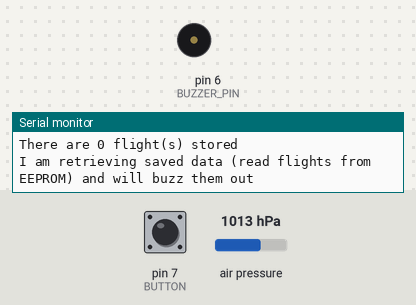
Recording of a program running on a simulated Arduino Uno, built with avr-gcc and run on an emulated ATmega328P. Parts: buzzer (waves = sounding), the last lines printed to the serial monitor. The inputs (shaded band) are chosen by the test bench; at power-on: air pressure 1013 hPa, pin 7 (BUTTON) HIGH.

Above: at 9.7 s.
9.8 s: air pressure set to 952 hPa
At 10.61 s:
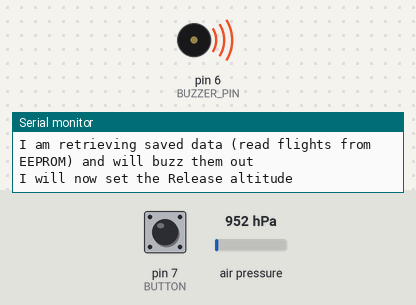
18.5 s: air pressure set to 1009 hPa
20.2 s: air pressure set to 1012 hPa
At 22.2 s:
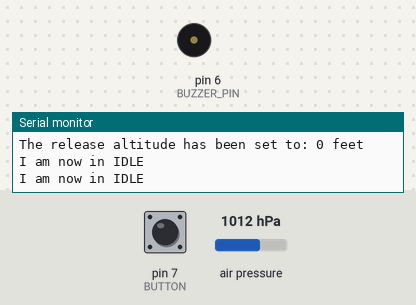
Timing chart, 0 to 32.7 s (numbered marks = the images above; inputs shaded):
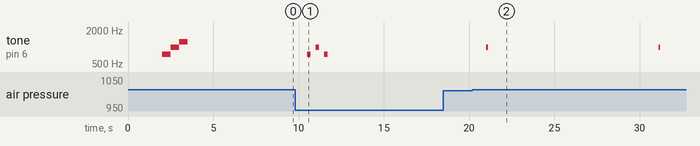

Measured:
- the behaviour switches between 1010 and 1011 hPa on air pressure (found by bisection; images 1 and 2)
- after the input at 9.8 s, tone on pin 6 (BUZZER_PIN): goes on until 11.7 s, then stays silent
- after the input at 20.2 s, tone on pin 6 (BUZZER_PIN): alternates 1000 Hz for 0.10 s and silent for 10.0 s, starting after 0.82 s

The program:

main.cpp
```cpp
#include <Arduino.h>
#include <EEPROM.h>
#include <Wire.h>
#include <Adafruit_BMP280.h>
#include <SimpleKalmanFilter.h>
//#include <Servo.h>

#define buffer 16
#define SERVO_PIN 5
#define BUZZER_PIN 6
#define BUTTON 7
#define STATE_CHANGE 20
#define ARMING_ALTITUDE 50

float groundPressure;
float ApogeeAltitude;
int CurrentAddress = 0;
int address = 0;
int state = 0;
int ReleaseAltitude = 0;

// Timer variables
unsigned long LastDebounce = 0;
unsigned long CurrentTime = 0;
unsigned long PreviousTime = 0;

unsigned long beepStartTime;  // Variable to store the start time of the beep
const unsigned long beepDuration = 1000;  // Duration of the beep in milliseconds

const unsigned long beepDuration_touchdown = 200;  // Duration of each beep in milliseconds
const unsigned long beepInterval = 500;  // Interval between beeps in milliseconds

unsigned long previousMillis = 0;  // Holds the last time the timer was checked
const unsigned long interval = 1000;  // Interval in milliseconds (1 second in this example)


SimpleKalmanFilter pressureKalmanFilter(5, 5, 5);
Adafruit_BMP280 bmp; // I2C
//Servo ReleaseServo;

// State Enum
enum State
{
  RETRIEVE_DATA = 0,
  CONFIGURATION,
  IDLE,
  ASCENDING,
  APOGEE,
  DESCENDING,
  RELEASE,
  TOUCHDOWN
};

// put function declarations here:
void General_Init();
void baromSetup();
void Servo_Init();
int EEPROM_Init();
int Altitude_Select();
void PRINT_APOGEE(int CurrentAddress);
void Buzz_Num(int num);
void Buzz_Setup_Pass();
void Buzz_User_Enter();
void StateMachine();
float RAW_ALTITUDE();
float KALMAN_ALTITUDE();
void readFlights();

void setup()
{
  // put your setup code here, to run once:
  /*
  Run all of the initialisation functions
  If one of the functions fails to initialise,
  flag it and beep out an error code at the end of setup.
  Re-run setup until we pass initialisation without any errors

  If initialisation occurs without any problems, then proceed into the main loop
  */


  General_Init();
  baromSetup();
  Servo_Init();
  delay(2000);
  Serial.println("Init complete");

  Buzz_Setup_Pass();

  CurrentAddress = EEPROM_Init();
  Serial.print("There are ");
  Serial.print(CurrentAddress);
  Serial.println(" flight(s) stored");
  delay(5000);
}

void loop()
{
  // put your main code here, to run repeatedly:
  //run state machine here

  StateMachine();

}

// put function definitions here:

void General_Init()
{

  // Start UART comms
  Serial.begin(9600);

  // Configure I/O pins
  pinMode(BUTTON, INPUT_PULLUP);
  pinMode(BUZZER_PIN, OUTPUT);
}

void Servo_Init()
{
  //ReleaseServo.attach(SERVO_PIN);
}

void baromSetup()
{
   //Serial.begin(9600);
  while (!Serial)
  delay(100); // wait for native usb
  Serial.println(F("BMP280 test"));
  unsigned status;
  // Serial.println("test");
  status = bmp.begin(BMP280_ADDRESS_ALT, BMP280_CHIPID);

  // status = bmp.begin(0x76);
  if (!status)
  {
    Serial.println(F("Could not find a valid BMP280 sensor, check wiring or "
                     "try a different address!"));
    Serial.print("SensorID was: 0x");
    Serial.println(bmp.sensorID(), 16);
    Serial.print("        ID of 0xFF probably means a bad address, a BMP 180 or BMP 085\n");
    Serial.print("   ID of 0x56-0x58 represents a BMP 280,\n");
    Serial.print("        ID of 0x60 represents a BME 280.\n");
    Serial.print("        ID of 0x61 represents a BME 680.\n");
    while (1)
      delay(10);
  }

  /* Default settings from datasheet. */
  bmp.setSampling(Adafruit_BMP280::MODE_NORMAL,     /* Operating Mode. */
                  Adafruit_BMP280::SAMPLING_X2,     /* Temp. oversampling */
                  Adafruit_BMP280::SAMPLING_X16,    /* Pressure oversampling */
                  Adafruit_BMP280::FILTER_X16,      /* Filtering. */
                  Adafruit_BMP280::STANDBY_MS_500); /* Standby time. */

  groundPressure = bmp.readPressure() / 100; // /100 converts Pa to hPa
}

int EEPROM_Init()
{
  for (uint16_t i = 0; i < EEPROM.length(); i++)
  {
    // this performs as EEPROM.write(i, i)
    if (EEPROM.read(i) == 255)
    {
      return i;
    }
  }
  return 0;
}
//DetectApogee instead of PrintApogee
//Use the kalman filter to filter the alitutde to the apogee readings then save that one apogee reading to the EEPROM address read and write it
//Barometer initialisation //Kalman filter ---> save

//Tell functon where data goes
void APOGEE_DETECTION()
{
      float lastAltitude = KALMAN_ALTITUDE();
      float Filtered_altitude = KALMAN_ALTITUDE();
      bool apogeeReached = false;
      if ((Filtered_altitude < lastAltitude) and (apogeeReached == false))
        {
            Serial.println("APOGEE");
            apogeeReached = true;
            ApogeeAltitude = Filtered_altitude;
        }
        lastAltitude = Filtered_altitude;
      Serial.println(Filtered_altitude);
    }

  void PRINT_APOGEE(int CurrentAddress)
  {

    EEPROM.put(CurrentAddress,ApogeeAltitude);

  }


// void buzzer_idle() {
//       if (beepStartTime == 0) {
//     // Start the beep
//     tone(BUZZER_PIN, 1000);
//     beepStartTime = millis();
//       }

//   // Check if the beep duration has passed
//   if (millis() - beepStartTime >= beepDuration) {
//     noTone(BUZZER_PIN);  // Stop the beep
//     //beepStartTime = 0;  // Reset the beep start time
//   }
//   }

void buzzer_idle(){
  // Beep the buzzer
  tone(BUZZER_PIN, 1000); // 1000 Hz frequency
  delay(100); // Beep duration in milliseconds
  noTone(BUZZER_PIN); // Turn off the buzzer

  // Wait for 10 seconds
  delay(10000);
}


void buzzer_touchdown(){
  if (millis() - beepStartTime >= beepInterval) {
    // Start a new beep
    tone(BUZZER_PIN, 1000);
    beepStartTime = millis(); //Keep beeping until the rocket is retrieved
  }

}

void StateMachine()
{
  switch (state)
  {
  case RETRIEVE_DATA:
    Serial.println("I am retrieving saved data (read flights from EEPROM) and will buzz them out");

    readFlights();
    // Insert function here to retrieve data from EEPROM
    delay(2000);
    state = 1;
    break;

  case CONFIGURATION:

    Serial.println("I will now set the Release altitude");
    Buzz_User_Enter();
    ReleaseAltitude = Altitude_Select();
    Serial.print("The release altitude has been set to: ");
    Serial.print(ReleaseAltitude*100);
    Serial.println(" feet");

    state = 2;

    break;
  case IDLE:
  {
    // while altitude is less than logging threshold, do nothing
    while (KALMAN_ALTITUDE() < STATE_CHANGE)
    {
      buzzer_idle();
      state = 3;
    };
  }
  //Work On IDLE (Have its own buzzer function) //Once every 10 seconds have a buzzer effect
  Serial.println("I am now in IDLE");
  delay(2000);
    break;

  case ASCENDING:
  while (KALMAN_ALTITUDE() > STATE_CHANGE)
  {
    APOGEE_DETECTION();
    state = 4;
  }
    break;
  //Save to EEPROM
  case APOGEE:
  {
    PRINT_APOGEE(CurrentAddress);
    state = 5;

  }
    break;
  case DESCENDING:
    break;
  case RELEASE:
    break;
  case TOUCHDOWN:
    break;

  default:
    break;
  }
}

void Buzz_Num(int num)
{
  {
    //Serial.println(num);
    if (num > 0)
      for (int i = 0; i < num; i++)
      {
        tone(BUZZER_PIN, 2000, 75);
        //Serial.println("buzz");
        delay(300);
      }
  }
}

void readFlights(){
  for(int i = 0; i < CurrentAddress; i++){
    Serial.print("Apogee ");
    Serial.print(i);
    Serial.print(": ");
    Serial.println(EEPROM.read(i));
    Buzz_Num(EEPROM.read(i));
    delay(5000);
  }
}

int Altitude_Select()
{
  int Altitude = 0;
  unsigned long timeout = 0;

  unsigned long entertime = millis();
  // Serial.println("test 1");

  while (timeout < 5000)
  {
    timeout = millis() - entertime;
    // Serial.println("debug 1");

    if (!digitalRead(BUTTON))
    {
      unsigned long DebounceDelay = 400;
      if (millis() - LastDebounce > DebounceDelay)
      {
       // Serial.println("debug 2");
        timeout = 0;
        entertime = millis();
        Altitude = Altitude + 1;
        //Serial.println(Altitude);
        LastDebounce = millis();
        //Serial.print("Millis: ");
        //Serial.println(millis());
       // Serial.print("Last debounce: ");
        //Serial.println(LastDebounce);
        tone(BUZZER_PIN, 2000, 50);
      }
    }
  }

  if (Altitude > 1400)
    Altitude = 0;
  Buzz_Num(Altitude);
  return Altitude;
}

float RAW_ALTITUDE()
{
  /**Adjust pressure at sealevel for where you are*/ /*write a function to acquire that number*/

  float altitude = bmp.readAltitude(groundPressure);

  return altitude;
}

float KALMAN_ALTITUDE()
{
  unsigned long currentMillis = millis();  // Get the current time

  // Check if the specified interval has elapsed
  if (currentMillis - previousMillis >= interval) {
   // Save the current time as the last checked time
    previousMillis = currentMillis;

  //implement a timer for this
  float estimated_altitude = pressureKalmanFilter.updateEstimate(RAW_ALTITUDE());
  return estimated_altitude;
}
}

void Buzz_Setup_Pass(){
  tone(BUZZER_PIN, 750,500);
  delay(500);
  tone(BUZZER_PIN, 1000,500);
  delay(500);
  tone(BUZZER_PIN, 1250,500);
  delay(500);
}

void Buzz_User_Enter(){
  tone(BUZZER_PIN, 750, 200);
  delay(500);
  tone(BUZZER_PIN, 1000, 200);
  delay(500);
  tone(BUZZER_PIN, 750, 200);
  delay(500);
}
/*
-----------------------FUNCTION PLAN-------------------------------

-----------------------VOID_SETUP------------------------------

_______________________GENERAL INITIALISATION______________________ NEEDS TESTING*******************
Setup serial
anything miscellaneous relating to setup

_______________________BARO INITIALISATION______________________ NEEDS TESTING*******************
configure barometer settings
initialise barometer

_______________________SERVO INITIALISATION______________________ NEEDS TESTING*********************
configure servo settings
initialise servo

_______________________EEPROM INITIALISATION______________________ NEEDS TESTING***********************
Configure eeprom settings
initialise eeprom


-----------------------VOID_LOOP------------------------------

__________________________Altitude select_______________________
reads altitude from button presses
beeps out the altitude select

___________________________Buzzer function______________________
beeps out a number


*/
```
